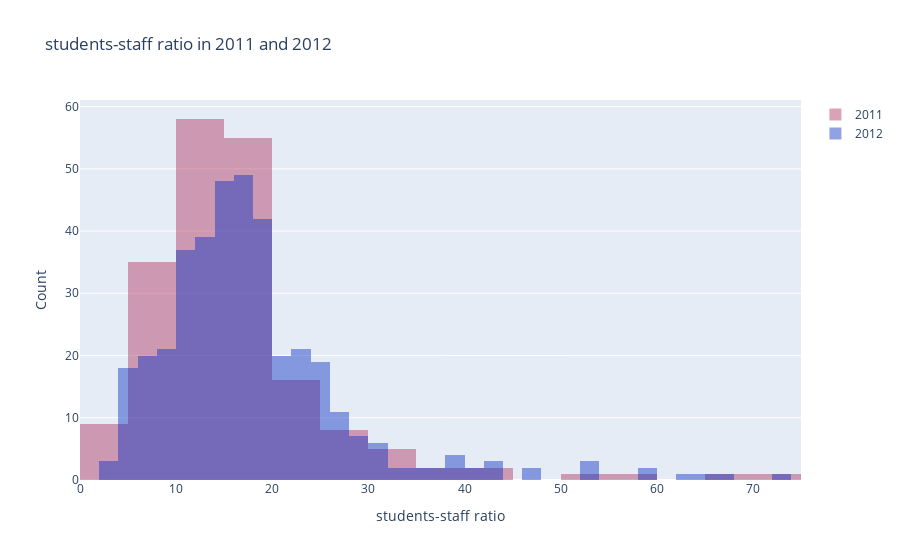

The notebook cell this image was saved under:
### Markdown cell above
<a id="7"></a> <br>
# Histogram
Lets look at histogram of students-staff ratio in 2011 and 2012 years. 
* trace1 = first histogram
    * x = x axis
    * y = y axis
    * opacity = opacity of histogram
    * name = name of legend
    * marker = color of histogram
* trace2 = second histogram
* layout = layout 
    * barmode = mode of histogram like overlay. Also you can change it with *stack*

### Code cell
# prepare data
x2011 = timesData.student_staff_ratio[timesData.year == 2011]
x2012 = timesData.student_staff_ratio[timesData.year == 2012]

trace1 = go.Histogram(
                    x=x2011,
                    opacity=0.75,
                    name='2011',
                    marker=dict(color='rgba(175, 50, 96, 0.6)'))

trace2 = go.Histogram(
                    x=x2012,
                    opacity=0.75,
                    name='2012',
                    marker=dict(color='rgba(12, 50, 196, 0.6)'))


data = [trace1, trace2]
layout = go.Layout(barmode='overlay',
                   title=' students-staff ratio in 2011 and 2012',
                   xaxis=dict(title='students-staff ratio'),
                   yaxis=dict( title='Count'),
)
fig = go.Figure(data=data, layout=layout)
iplot(fig)

### Figure 1 — Plotly figure (JSON) as saved in the notebook; plotly's stock layout.template omitted (floating-point values rounded to 4 significant figures; data arrays with more than 128 entries replaced by an {"elided": "..."} marker saying what was removed)
{"data": [{"marker": {"color": "rgba(175, 50, 96, 0.6)"}, "name": "2011", "opacity": 0.75, "type": "histogram", "x": {"elided": "200 float values"}}, {"marker": {"color": "rgba(12, 50, 196, 0.6)"}, "name": "2012", "opacity": 0.75, "type": "histogram", "x": {"elided": "402 float values"}}], "layout": {"barmode": "overlay", "title": {"text": " students-staff ratio in 2011 and 2012"}, "xaxis": {"title": {"text": "students-staff ratio"}}, "yaxis": {"title": {"text": "Count"}}}}
